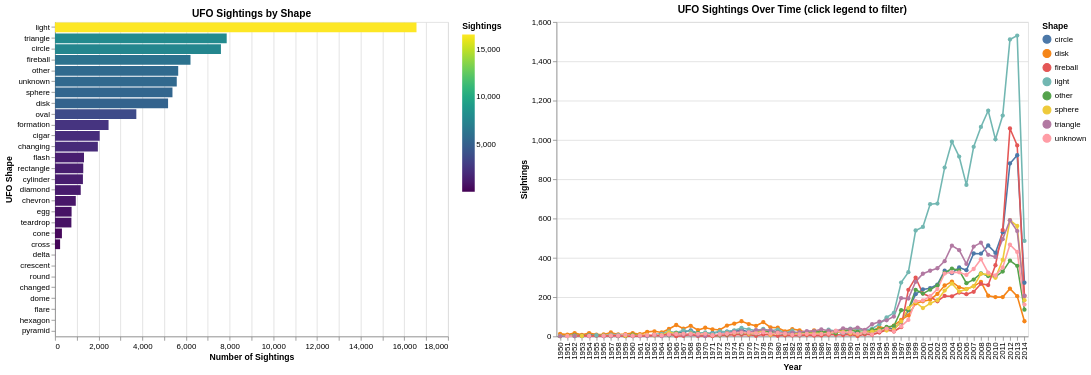

The code cell stored with this chart in its notebook:
### Code cell
import altair as alt
import pandas as pd

url = "https://github.com/UIUC-iSchool-DataViz/is445_data/raw/main/ufo-scrubbed-geocoded-time-standardized-00.csv"

cols = ['datetime','city','state','country','shape',
        'duration_seconds','duration_hm','comments',
        'date_posted','latitude','longitude']
df = pd.read_csv(url, names=cols, low_memory=False)

alt.data_transformers.disable_max_rows()


df['datetime'] = pd.to_datetime(df['datetime'], errors='coerce')
df = df.dropna(subset=['datetime','shape'])
df['year'] = df['datetime'].dt.year
df = df[df['year'] >= 1950]

shape_counts = df.groupby('shape').size().reset_index(name='count')

chart1 = alt.Chart(shape_counts).mark_bar().encode(
    x=alt.X('count:Q', title='Number of Sightings'),
    y=alt.Y('shape:N', sort='-x', title='UFO Shape'),
    color=alt.Color('count:Q', scale=alt.Scale(scheme='viridis'), title='Sightings'),
    tooltip=['shape:N', 'count:Q']
).properties(
    width=500, height=400,
    title='UFO Sightings by Shape'
)

chart1.save('chart1.json')

top_shapes = df['shape'].value_counts().head(8).index.tolist()
year_shape = df[df['shape'].isin(top_shapes)].groupby(['year','shape']).size().reset_index(name='count')

selection = alt.selection_point(fields=['shape'], bind='legend')

chart2 = alt.Chart(year_shape).mark_line(point=True).encode(
    x=alt.X('year:O', title='Year'),
    y=alt.Y('count:Q', title='Sightings'),
    color=alt.Color('shape:N', title='Shape'),
    opacity=alt.condition(selection, alt.value(1.0), alt.value(0.1)),
    tooltip=['year:O', 'shape:N', 'count:Q']
).add_params(selection).properties(
    width=600, height=400,
    title='UFO Sightings Over Time (click legend to filter)'
)

chart2.save('chart2.json')

chart1 | chart2

### Figure 1 — Vega-Lite specification as saved in the notebook (floating-point values rounded to 4 significant figures; data arrays with more than 128 entries replaced by an {"elided": "..."} marker saying what was removed)
{"config": {"view": {"continuousWidth": 300, "continuousHeight": 300}}, "hconcat": [{"data": {"name": "data-1d60259296b31e036b90c544091beeec"}, "mark": {"type": "bar"}, "encoding": {"color": {"field": "count", "scale": {"scheme": "viridis"}, "title": "Sightings", "type": "quantitative"}, "tooltip": [{"field": "shape", "type": "nominal"}, {"field": "count", "type": "quantitative"}], "x": {"field": "count", "title": "Number of Sightings", "type": "quantitative"}, "y": {"field": "shape", "sort": "-x", "title": "UFO Shape", "type": "nominal"}}, "height": 400, "title": "UFO Sightings by Shape", "width": 500}, {"data": {"name": "data-d90b6f1ad7eb58023c18497ee0894056"}, "mark": {"type": "line", "point": true}, "encoding": {"color": {"field": "shape", "title": "Shape", "type": "nominal"}, "opacity": {"condition": {"param": "param_2", "value": 1.0}, "value": 0.1}, "tooltip": [{"field": "year", "type": "ordinal"}, {"field": "shape", "type": "nominal"}, {"field": "count", "type": "quantitative"}], "x": {"field": "year", "title": "Year", "type": "ordinal"}, "y": {"field": "count", "title": "Sightings", "type": "quantitative"}}, "height": 400, "name": "view_2", "title": "UFO Sightings Over Time (click legend to filter)", "width": 600}], "params": [{"name": "param_2", "select": {"type": "point", "fields": ["shape"]}, "bind": "legend", "views": ["view_2"]}], "$schema": "https://vega.github.io/schema/vega-lite/v5.20.1.json", "datasets": {"data-1d60259296b31e036b90c544091beeec": [{"shape": "changed", "count": 1}, {"shape": "changing", "count": 1962}, {"shape": "chevron", "count": 951}, {"shape": "cigar", "count": 2046}, {"shape": "circle", "count": 7599}, {"shape": "cone", "count": 316}, {"shape": "crescent", "count": 2}, {"shape": "cross", "count": 233}, {"shape": "cylinder", "count": 1278}, {"shape": "delta", "count": 7}, {"shape": "diamond", "count": 1178}, {"shape": "disk", "count": 5178}, {"shape": "dome", "count": 1}, {"shape": "egg", "count": 759}, {"shape": "fireball", "count": 6205}, {"shape": "flare", "count": 1}, {"shape": "flash", "count": 1327}, {"shape": "formation", "count": 2452}, {"shape": "hexagon", "count": 1}, {"shape": "light", "count": 16556}, {"shape": "other", "count": 5642}, {"shape": "oval", "count": 3724}, {"shape": "pyramid", "count": 1}, {"shape": "rectangle", "count": 1293}, {"shape": "round", "count": 2}, {"shape": "sphere", "count": 5379}, {"shape": "teardrop", "count": 750}, {"shape": "triangle", "count": 7863}, {"shape": "unknown", "count": 5576}], "data-d90b6f1ad7eb58023c18497ee0894056": {"elided": "501 records"}}}
